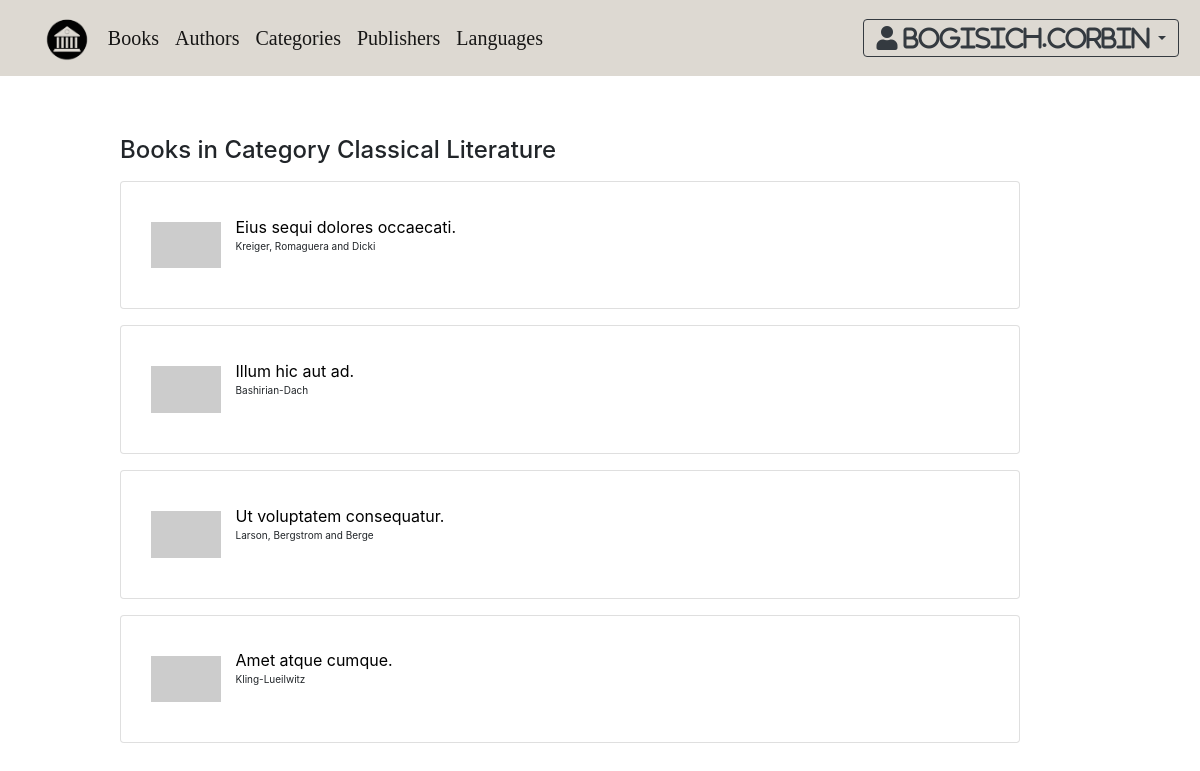
/school_library/category.php?category=Classical Literature (signed in), run on the app's committed database.
### tables this page shows
create table book_category
(
    category_id int not null,
    ISBN        int not null,
    constraint book_category_book_ISBN_fk
        foreign key (ISBN) references book (ISBN),
    constraint book_category_category_category_id_fk
        foreign key (category_id) references category (category_id)
)
    collate = utf8mb4_unicode_ci;

create table book
(
    ISBN        int          not null
        primary key,
    title       char(255)    null,
    image       char(255)    null,
    publisher   char(255)    null,
    page        int          null,
    summary     varchar(255) null,
    language_id int          null,
    constraint book_language_language_id_fk
        foreign key (language_id) references language (language_id)
)
    collate = utf8mb4_unicode_ci;

### school_library/category.php (the view, shortened to what this page needs)
<?php
$school_id=$_SESSION['id'];
$category = $_GET['category'];
$conn = getDb();
$book = $conn->query("SELECT *
FROM copies_per_school cps
inner join book_category bc on cps.ISBN = bc.ISBN
inner join category c on bc.category_id = c.category_id
WHERE c.category='$category' AND cps.school_id=$school_id;");
?>
<html>
<head>
    <link rel="stylesheet" href="css/bootstrap.min.css">
    <link rel="stylesheet" type="text/css" href="css/custom.css?<?= time() ?>">
    <link rel="stylesheet" href="css/fontawesome.min.css">
    <link rel="stylesheet" href="css/all.min.css">
    <link rel="stylesheet" href="css/jquery-ui.css">
</head>
<body>
<?php include('navbar.php'); ?>
<h4 style="margin-top: 5%; margin-left: 10%;">Books in Category <?= $category?> </h4>
<?php foreach($book as $item):
    $isbn = $item['ISBN'];?>
    <div style="display: flex; flex-direction: row; margin-left: 10%;" class = "card my-3 w-75">
        <div class = "card-body text-left">
            <img
                src="<?= $item['image'] ?>"
                vspace="20"
                hspace="10"
                width="70"
            >
            <div style="display: inline-block; flex-direction: column;">
                <a style="color: black;" href="book.php?ISBN=<?=$isbn?>"><?php echo $item['title'] ?></a>
                <div style="font-size: 10px;"> <?php echo $item['publisher'] ?></div>
            </div>
        </div>
    </div>
<?php endforeach; ?>
</body>

### school_library/navbar.php (shortened to what this page needs)
<link rel="stylesheet" href="css/bootstrap.min.css">
<link rel="stylesheet" type="text/css" href="css/custom.css?<?= time() ?>">
<link rel="stylesheet" href="css/fontawesome.min.css">
<link rel="stylesheet" href="css/all.min.css">
<link rel="stylesheet" href="css/jquery-ui.css">
<link rel="stylesheet" href="css/all.css">
<link rel="stylesheet" href="css/fontawesome.css">
<link rel="stylesheet" href="css/all.min.css">
<link rel="stylesheet" href="https://cdnjs.cloudflare.com/ajax/libs/font-awesome/5.15.3/css/all.min.css">
<link rel="stylesheet" href="https://cdn.jsdelivr.net/npm/bootstrap@4.3.1/dist/css/bootstrap.min.css"
>
<nav class="navbar navbar-light" style="background-color: #DDD9D2;display: flex" ¬>
    <div class="navbar-header" style="justify-content:start; display: flex; flex-direction: row;">
        <a class="navbar-brand nav-head left-spaced" href="index.php"><img src="library-PhotoRoom.png-PhotoRoom.png"
                                                                           rel="shortcut icon" width="50" height="50"
                                                                           style="margin-top: 0;"></a>
        <a class="navbar-brand nav-head" href="books.php" style="margin-top: 10px">Books</a>
        <a class="navbar-brand nav-head" href="authors.php" style="margin-top: 10px">Authors</a>
        <a class="navbar-brand nav-head" href="categories.php" style="margin-top: 10px">Categories</a>
        <a class="navbar-brand nav-head" href="publishers.php" style="margin-top: 10px">Publishers</a>
        <a class="navbar-brand nav-head" href="languages.php" style="margin-top: 10px">Languages</a>
    </div>
    <div class="navbar-end justify-content:end;">
        <div class="spaced btn-group">
            <button type="button" class="btn btn-outline-dark dropdown-toggle" data-bs-toggle="dropdown"
                    data-bs-auto-close="outside" aria-expanded="false"><i class="fas fa-user fa-xl">
                    <?= $_SESSION['username'] ?></span></i>
            </button>
        </div>
    </div>
</nav>

### school_library/css/custom.css (style rules this page uses)
:root { --border:5px solid black; }
.navbar { position: sticky; top: 0; z-index: 100; }
.spaced { margin-left: 5px; margin-right: 5px; }
.left-spaced { margin-left: 5%; }
::placeholder { opacity: 0.5; }
.nav-head { font-size: 25px; font-family:Book Antiqua; }

### data on the page
book_category: ISBN.title "Eius sequi dolores occaecati.", ISBN.publisher "Kreiger, Romaguera and Dicki"
book_category: ISBN.title "Illum hic aut ad.", ISBN.publisher "Bashirian-Dach"
book_category: ISBN.title "Ut voluptatem consequatur.", ISBN.publisher "Larson, Bergstrom and Berge"
book_category: ISBN.title "Amet atque cumque.", ISBN.publisher "Kling-Lueilwitz"

### other printed values
$_SESSION['username'] "bogisich.corbin"
$category "Classical Literature"
